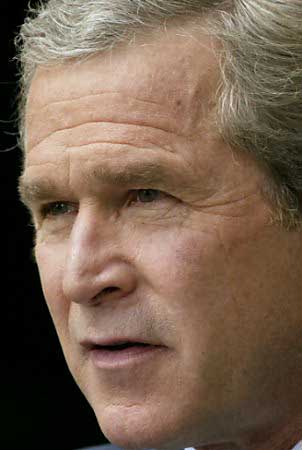
#> input picture pict/img_1005.jpg, 302 x 450 px; its folder holds only this picture in this run
$ python set_other_people.py
#> lines starting #> are read from the running program, lines starting #| are printed output that depends on the picture
import sys
import os
import cv2

input_path='pict'
output_dir='.\\face_data\other_faces'

size=64

if not os.path.exists(output_dir):
    os.makedirs(output_dir)

#获取分类器
haar=cv2.CascadeClassifier("D:\ProgramData\Anaconda3\Library\etc\haarcascades\haarcascade_frontalface_default.xml")

index=1
#返回路径，文件夹名称，文件名称
for (path,dirnames,filenames) in os.walk(input_path):
    for filename in filenames:
        if filename.endswith('.jpg'):
            print('being processed picture %s' % str(index))
            img_path=path+'/'+filename
            # print(img_path)
            #从文件中读取图片
            img=cv2.imread(img_path)
#> img is the input picture: shape (450, 302, 3); mean B, G, R 79.3, 96.7, 118.6
            #转为灰度图片
            gray_img=cv2.cvtColor(img,cv2.COLOR_BGR2GRAY)
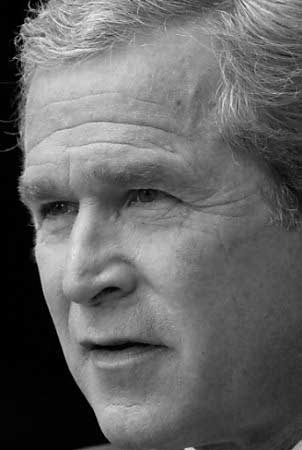
#> gray_img: shape (450, 302); min 0, max 243, mean 101.2
            #使用haar 进行人脸检测
            faces=haar.detectMultiScale(gray_img,1.3,5)
#> faces = ()
            for f_x,f_y,f_w,f_h in faces:
                face =img[f_y:f_y+f_h,f_x:f_x+f_w]
                #统一保存为64*64格式
                face=cv2.resize(face,(size,size))
                cv2.imshow('img',face)
                cv2.imwrite(output_dir+'/'+str(index)+'.jpg',face)
                index+=1
#> this loop made 0 passes
#> after the loop, index = 1

            if index==10000:
                sys.exit(0)
            key=cv2.waitKey(30)&0xff
#> (key Esc is pressed here)
            if key==27:
                sys.exit(0)
#> (the program exits here)

$ run again, on pict/img_1031.jpg
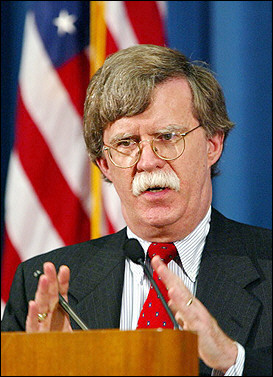
#> input picture pict/img_1031.jpg, 273 x 377 px
#> img is the input picture: shape (377, 273, 3); mean B, G, R 90, 98.1, 126
#> `gray_img=cv2.cvtColor(img,cv2.COLOR_BGR2GRAY)`:
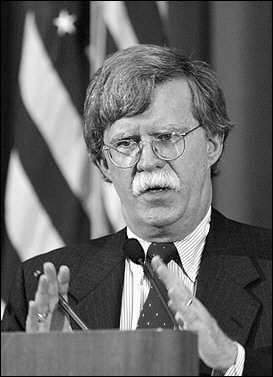
#> gray_img: shape (377, 273); min 0, max 255, mean 105.5
#> faces = ()
#> after the loop `for f_x,f_y,f_w,f_h in faces:`: index = 1

$ run again, on pict/img_1032.jpg
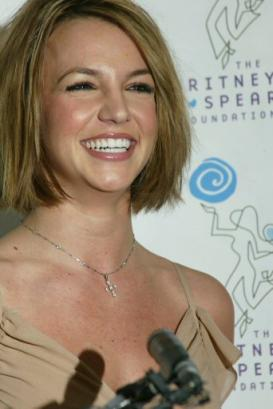
#> input picture pict/img_1032.jpg, 273 x 409 px
#> img is the input picture: shape (409, 273, 3); mean B, G, R 119, 137.5, 152.1
#> `gray_img=cv2.cvtColor(img,cv2.COLOR_BGR2GRAY)`:
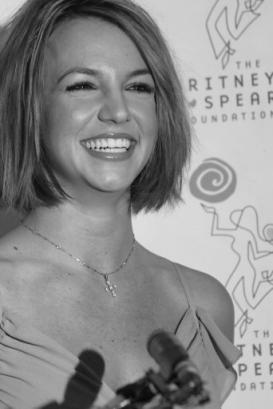
#> gray_img: shape (409, 273); min 3, max 226, mean 139.8
#> faces = [[44, 35, 136, 136]]
#> the loop `for f_x,f_y,f_w,f_h in faces:` made 1 pass
#> (f_x, f_y, f_w, f_h, index) on pass 1: (44, 35, 136, 136, 2)
#> pass 1, `face=cv2.resize(face,(size,size))`:
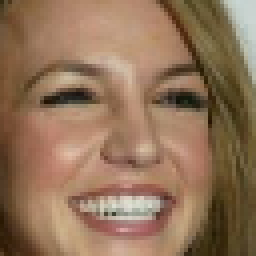
#> face: shape (64, 64, 3) (shown 4 times larger); mean B, G, R 88.5, 114.9, 145.7
#> after the loop `for f_x,f_y,f_w,f_h in faces:`: index = 2

$ run again, on pict/img_1040.jpg
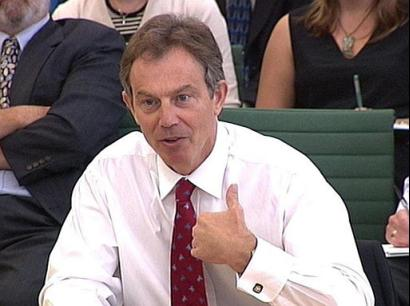
#> input picture pict/img_1040.jpg, 410 x 306 px
#> img is the input picture: shape (306, 410, 3); mean B, G, R 120.8, 120.3, 133.5
#> `gray_img=cv2.cvtColor(img,cv2.COLOR_BGR2GRAY)`:
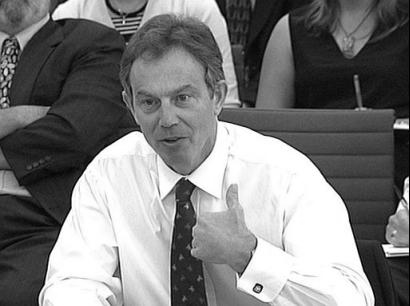
#> gray_img: shape (306, 410); min 0, max 255, mean 124.3
#> faces = [[120, 63, 93, 93]]
#> the loop `for f_x,f_y,f_w,f_h in faces:` made 1 pass
#> (f_x, f_y, f_w, f_h, index) on pass 1: (120, 63, 93, 93, 2)
#> pass 1, `face=cv2.resize(face,(size,size))`:
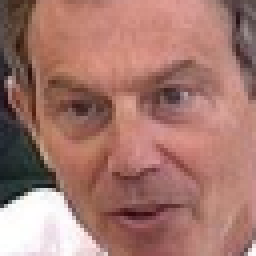
#> face: shape (64, 64, 3) (shown 4 times larger); mean B, G, R 111, 119.7, 165.1
#> after the loop `for f_x,f_y,f_w,f_h in faces:`: index = 2

$ run again, on pict/img_1013.jpg
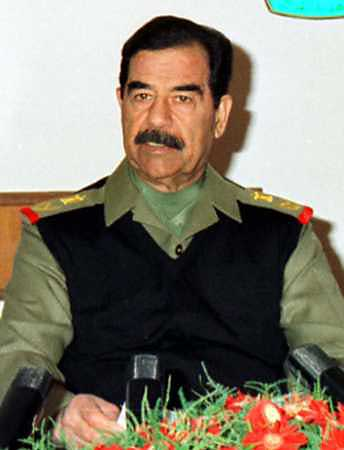
#> input picture pict/img_1013.jpg, 344 x 450 px
#> img is the input picture: shape (450, 344, 3); mean B, G, R 109, 123.5, 130.3
#> `gray_img=cv2.cvtColor(img,cv2.COLOR_BGR2GRAY)`:
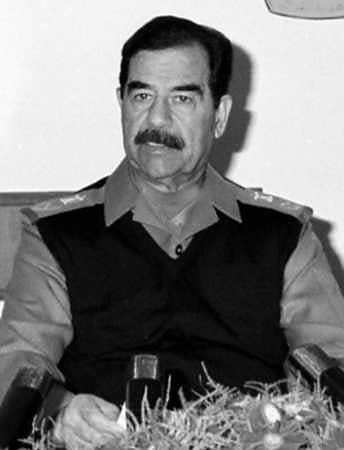
#> gray_img: shape (450, 344); min 0, max 255, mean 123.9
#> faces = [[100, 46, 127, 127]]
#> the loop `for f_x,f_y,f_w,f_h in faces:` made 1 pass
#> (f_x, f_y, f_w, f_h, index) on pass 1: (100, 46, 127, 127, 2)
#> pass 1, `face=cv2.resize(face,(size,size))`:
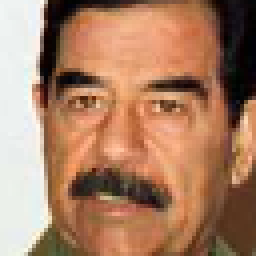
#> face: shape (64, 64, 3) (shown 4 times larger); mean B, G, R 99.5, 126.6, 169.6
#> after the loop `for f_x,f_y,f_w,f_h in faces:`: index = 2
